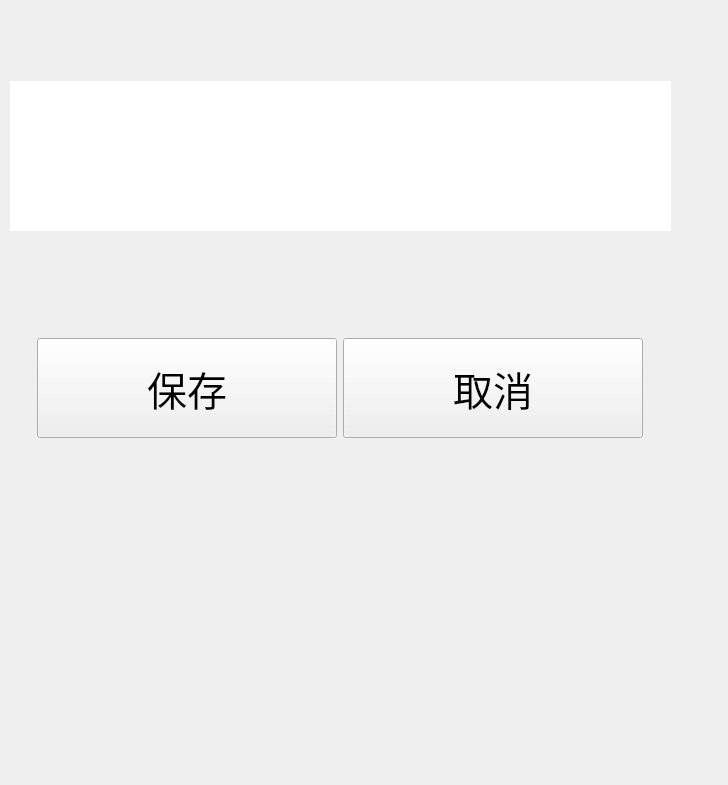
<?xml version="1.0" encoding="UTF-8"?>
<ui version="4.0">
 <class>SaveFile</class>
 <widget class="QWidget" name="SaveFile">
  <property name="geometry">
   <rect>
    <x>0</x>
    <y>0</y>
    <width>728</width>
    <height>785</height>
   </rect>
  </property>
  <property name="focusPolicy">
   <enum>Qt::ClickFocus</enum>
  </property>
  <property name="windowTitle">
   <string>Form</string>
  </property>
  <widget class="QWidget" name="saveWidget" native="true">
   <property name="geometry">
    <rect>
     <x>10</x>
     <y>10</y>
     <width>661</width>
     <height>471</height>
    </rect>
   </property>
   <layout class="QGridLayout" name="gridLayout">
    <item row="0" column="0">
     <widget class="QLineEdit" name="fileNameEdit">
      <property name="minimumSize">
       <size>
        <width>800</width>
        <height>150</height>
       </size>
      </property>
      <property name="maximumSize">
       <size>
        <width>800</width>
        <height>150</height>
       </size>
      </property>
      <property name="font">
       <font>
        <pointsize>50</pointsize>
       </font>
      </property>
      <property name="frame">
       <bool>false</bool>
      </property>
     </widget>
    </item>
    <item row="1" column="0">
     <layout class="QHBoxLayout" name="horizontalLayout">
      <item>
       <spacer name="horizontalSpacer">
        <property name="orientation">
         <enum>Qt::Horizontal</enum>
        </property>
        <property name="sizeHint" stdset="0">
         <size>
          <width>40</width>
          <height>20</height>
         </size>
        </property>
       </spacer>
      </item>
      <item>
       <widget class="QPushButton" name="btnSave">
        <property name="sizePolicy">
         <sizepolicy hsizetype="Minimum" vsizetype="Expanding">
          <horstretch>0</horstretch>
          <verstretch>0</verstretch>
         </sizepolicy>
        </property>
        <property name="minimumSize">
         <size>
          <width>300</width>
          <height>100</height>
         </size>
        </property>
        <property name="maximumSize">
         <size>
          <width>16777215</width>
          <height>40</height>
         </size>
        </property>
        <property name="font">
         <font>
          <pointsize>30</pointsize>
         </font>
        </property>
        <property name="text">
         <string>保存</string>
        </property>
       </widget>
      </item>
      <item>
       <widget class="QPushButton" name="btnCancel">
        <property name="sizePolicy">
         <sizepolicy hsizetype="Minimum" vsizetype="Expanding">
          <horstretch>0</horstretch>
          <verstretch>0</verstretch>
         </sizepolicy>
        </property>
        <property name="minimumSize">
         <size>
          <width>300</width>
          <height>100</height>
         </size>
        </property>
        <property name="maximumSize">
         <size>
          <width>16777215</width>
          <height>40</height>
         </size>
        </property>
        <property name="font">
         <font>
          <pointsize>30</pointsize>
         </font>
        </property>
        <property name="text">
         <string>取消</string>
        </property>
       </widget>
      </item>
      <item>
       <spacer name="horizontalSpacer_2">
        <property name="orientation">
         <enum>Qt::Horizontal</enum>
        </property>
        <property name="sizeHint" stdset="0">
         <size>
          <width>40</width>
          <height>20</height>
         </size>
        </property>
       </spacer>
      </item>
     </layout>
    </item>
   </layout>
  </widget>
 </widget>
 <resources/>
 <connections/>
</ui>
